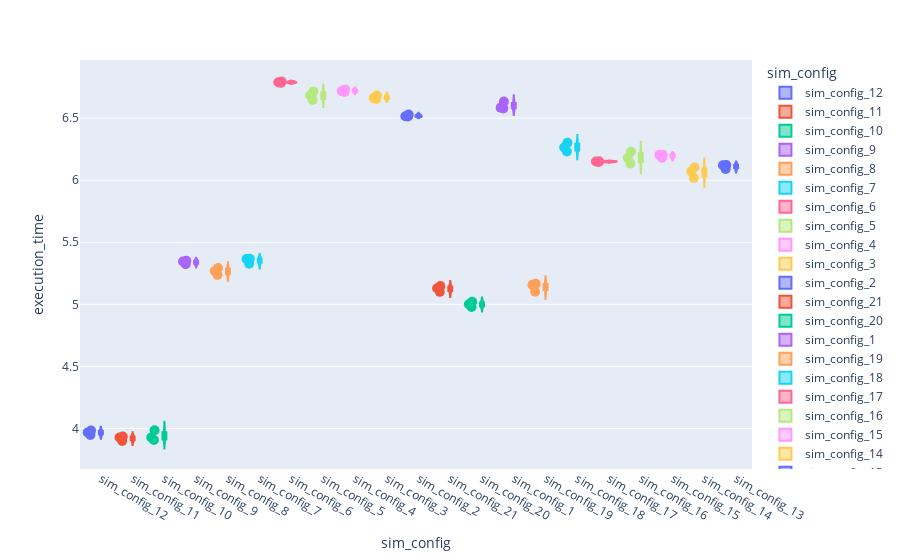

Source (notebook cell):
### Code cell
import plotly.express as px

fig = px.violin(df, x="sim_config", y="execution_time", color="sim_config", box=True, points='all')
fig.update_traces(marker_size=10)
fig.update_layout(scattermode="group", scattergap=1)
fig.update_yaxes(autorange="min reversed")
fig.show()

### Figure 1 — Plotly figure (JSON) as saved in the notebook; plotly's stock layout.template omitted (floating-point values rounded to 4 significant figures)
{"data": [{"alignmentgroup": "True", "box": {"visible": true}, "hovertemplate": "sim_config=%{x}<br>execution_time=%{y}<extra></extra>", "legendgroup": "sim_config_12", "marker": {"color": "#636efa", "size": 10}, "name": "sim_config_12", "offsetgroup": "sim_config_12", "orientation": "v", "points": "all", "scalegroup": "True", "showlegend": true, "type": "violin", "x": ["sim_config_12", "sim_config_12", "sim_config_12"], "x0": " ", "xaxis": "x", "y": [3.947, 3.983, 3.968], "y0": " ", "yaxis": "y"}, {"alignmentgroup": "True", "box": {"visible": true}, "hovertemplate": "sim_config=%{x}<br>execution_time=%{y}<extra></extra>", "legendgroup": "sim_config_11", "marker": {"color": "#EF553B", "size": 10}, "name": "sim_config_11", "offsetgroup": "sim_config_11", "orientation": "v", "points": "all", "scalegroup": "True", "showlegend": true, "type": "violin", "x": ["sim_config_11", "sim_config_11", "sim_config_11"], "x0": " ", "xaxis": "x", "y": [3.927, 3.936, 3.899], "y0": " ", "yaxis": "y"}, {"alignmentgroup": "True", "box": {"visible": true}, "hovertemplate": "sim_config=%{x}<br>execution_time=%{y}<extra></extra>", "legendgroup": "sim_config_10", "marker": {"color": "#00cc96", "size": 10}, "name": "sim_config_10", "offsetgroup": "sim_config_10", "orientation": "v", "points": "all", "scalegroup": "True", "showlegend": true, "type": "violin", "x": ["sim_config_10", "sim_config_10", "sim_config_10"], "x0": " ", "xaxis": "x", "y": [3.985, 3.907, 3.927], "y0": " ", "yaxis": "y"}, {"alignmentgroup": "True", "box": {"visible": true}, "hovertemplate": "sim_config=%{x}<br>execution_time=%{y}<extra></extra>", "legendgroup": "sim_config_9", "marker": {"color": "#ab63fa", "size": 10}, "name": "sim_config_9", "offsetgroup": "sim_config_9", "orientation": "v", "points": "all", "scalegroup": "True", "showlegend": true, "type": "violin", "x": ["sim_config_9", "sim_config_9", "sim_config_9"], "x0": " ", "xaxis": "x", "y": [5.322, 5.35, 5.345], "y0": " ", "yaxis": "y"}, {"alignmentgroup": "True", "box": {"visible": true}, "hovertemplate": "sim_config=%{x}<br>execution_time=%{y}<extra></extra>", "legendgroup": "sim_config_8", "marker": {"color": "#FFA15A", "size": 10}, "name": "sim_config_8", "offsetgroup": "sim_config_8", "orientation": "v", "points": "all", "scalegroup": "True", "showlegend": true, "type": "violin", "x": ["sim_config_8", "sim_config_8", "sim_config_8"], "x0": " ", "xaxis": "x", "y": [5.237, 5.268, 5.292], "y0": " ", "yaxis": "y"}, {"alignmentgroup": "True", "box": {"visible": true}, "hovertemplate": "sim_config=%{x}<br>execution_time=%{y}<extra></extra>", "legendgroup": "sim_config_7", "marker": {"color": "#19d3f3", "size": 10}, "name": "sim_config_7", "offsetgroup": "sim_config_7", "orientation": "v", "points": "all", "scalegroup": "True", "showlegend": true, "type": "violin", "x": ["sim_config_7", "sim_config_7", "sim_config_7"], "x0": " ", "xaxis": "x", "y": [5.365, 5.327, 5.367], "y0": " ", "yaxis": "y"}, {"alignmentgroup": "True", "box": {"visible": true}, "hovertemplate": "sim_config=%{x}<br>execution_time=%{y}<extra></extra>", "legendgroup": "sim_config_6", "marker": {"color": "#FF6692", "size": 10}, "name": "sim_config_6", "offsetgroup": "sim_config_6", "orientation": "v", "points": "all", "scalegroup": "True", "showlegend": true, "type": "violin", "x": ["sim_config_6", "sim_config_6", "sim_config_6"], "x0": " ", "xaxis": "x", "y": [6.784, 6.795, 6.789], "y0": " ", "yaxis": "y"}, {"alignmentgroup": "True", "box": {"visible": true}, "hovertemplate": "sim_config=%{x}<br>execution_time=%{y}<extra></extra>", "legendgroup": "sim_config_5", "marker": {"color": "#B6E880", "size": 10}, "name": "sim_config_5", "offsetgroup": "sim_config_5", "orientation": "v", "points": "all", "scalegroup": "True", "showlegend": true, "type": "violin", "x": ["sim_config_5", "sim_config_5", "sim_config_5"], "x0": " ", "xaxis": "x", "y": [6.684, 6.646, 6.714], "y0": " ", "yaxis": "y"}, {"alignmentgroup": "True", "box": {"visible": true}, "hovertemplate": "sim_config=%{x}<br>execution_time=%{y}<extra></extra>", "legendgroup": "sim_config_4", "marker": {"color": "#FF97FF", "size": 10}, "name": "sim_config_4", "offsetgroup": "sim_config_4", "orientation": "v", "points": "all", "scalegroup": "True", "showlegend": true, "type": "violin", "x": ["sim_config_4", "sim_config_4", "sim_config_4"], "x0": " ", "xaxis": "x", "y": [6.732, 6.711, 6.718], "y0": " ", "yaxis": "y"}, {"alignmentgroup": "True", "box": {"visible": true}, "hovertemplate": "sim_config=%{x}<br>execution_time=%{y}<extra></extra>", "legendgroup": "sim_config_3", "marker": {"color": "#FECB52", "size": 10}, "name": "sim_config_3", "offsetgroup": "sim_config_3", "orientation": "v", "points": "all", "scalegroup": "True", "showlegend": true, "type": "violin", "x": ["sim_config_3", "sim_config_3", "sim_config_3"], "x0": " ", "xaxis": "x", "y": [6.655, 6.682, 6.662], "y0": " ", "yaxis": "y"}, {"alignmentgroup": "True", "box": {"visible": true}, "hovertemplate": "sim_config=%{x}<br>execution_time=%{y}<extra></extra>", "legendgroup": "sim_config_2", "marker": {"color": "#636efa", "size": 10}, "name": "sim_config_2", "offsetgroup": "sim_config_2", "orientation": "v", "points": "all", "scalegroup": "True", "showlegend": true, "type": "violin", "x": ["sim_config_2", "sim_config_2", "sim_config_2"], "x0": " ", "xaxis": "x", "y": [6.528, 6.515, 6.513], "y0": " ", "yaxis": "y"}, {"alignmentgroup": "True", "box": {"visible": true}, "hovertemplate": "sim_config=%{x}<br>execution_time=%{y}<extra></extra>", "legendgroup": "sim_config_21", "marker": {"color": "#EF553B", "size": 10}, "name": "sim_config_21", "offsetgroup": "sim_config_21", "orientation": "v", "points": "all", "scalegroup": "True", "showlegend": true, "type": "violin", "x": ["sim_config_21", "sim_config_21", "sim_config_21"], "x0": " ", "xaxis": "x", "y": [5.1, 5.148, 5.129], "y0": " ", "yaxis": "y"}, {"alignmentgroup": "True", "box": {"visible": true}, "hovertemplate": "sim_config=%{x}<br>execution_time=%{y}<extra></extra>", "legendgroup": "sim_config_20", "marker": {"color": "#00cc96", "size": 10}, "name": "sim_config_20", "offsetgroup": "sim_config_20", "orientation": "v", "points": "all", "scalegroup": "True", "showlegend": true, "type": "violin", "x": ["sim_config_20", "sim_config_20", "sim_config_20"], "x0": " ", "xaxis": "x", "y": [4.978, 5.02, 5.001], "y0": " ", "yaxis": "y"}, {"alignmentgroup": "True", "box": {"visible": true}, "hovertemplate": "sim_config=%{x}<br>execution_time=%{y}<extra></extra>", "legendgroup": "sim_config_1", "marker": {"color": "#ab63fa", "size": 10}, "name": "sim_config_1", "offsetgroup": "sim_config_1", "orientation": "v", "points": "all", "scalegroup": "True", "showlegend": true, "type": "violin", "x": ["sim_config_1", "sim_config_1", "sim_config_1"], "x0": " ", "xaxis": "x", "y": [6.585, 6.578, 6.633], "y0": " ", "yaxis": "y"}, {"alignmentgroup": "True", "box": {"visible": true}, "hovertemplate": "sim_config=%{x}<br>execution_time=%{y}<extra></extra>", "legendgroup": "sim_config_19", "marker": {"color": "#FFA15A", "size": 10}, "name": "sim_config_19", "offsetgroup": "sim_config_19", "orientation": "v", "points": "all", "scalegroup": "True", "showlegend": true, "type": "violin", "x": ["sim_config_19", "sim_config_19", "sim_config_19"], "x0": " ", "xaxis": "x", "y": [5.101, 5.165, 5.157], "y0": " ", "yaxis": "y"}, {"alignmentgroup": "True", "box": {"visible": true}, "hovertemplate": "sim_config=%{x}<br>execution_time=%{y}<extra></extra>", "legendgroup": "sim_config_18", "marker": {"color": "#19d3f3", "size": 10}, "name": "sim_config_18", "offsetgroup": "sim_config_18", "orientation": "v", "points": "all", "scalegroup": "True", "showlegend": true, "type": "violin", "x": ["sim_config_18", "sim_config_18", "sim_config_18"], "x0": " ", "xaxis": "x", "y": [6.231, 6.264, 6.303], "y0": " ", "yaxis": "y"}, {"alignmentgroup": "True", "box": {"visible": true}, "hovertemplate": "sim_config=%{x}<br>execution_time=%{y}<extra></extra>", "legendgroup": "sim_config_17", "marker": {"color": "#FF6692", "size": 10}, "name": "sim_config_17", "offsetgroup": "sim_config_17", "orientation": "v", "points": "all", "scalegroup": "True", "showlegend": true, "type": "violin", "x": ["sim_config_17", "sim_config_17", "sim_config_17"], "x0": " ", "xaxis": "x", "y": [6.151, 6.153, 6.147], "y0": " ", "yaxis": "y"}, {"alignmentgroup": "True", "box": {"visible": true}, "hovertemplate": "sim_config=%{x}<br>execution_time=%{y}<extra></extra>", "legendgroup": "sim_config_16", "marker": {"color": "#B6E880", "size": 10}, "name": "sim_config_16", "offsetgroup": "sim_config_16", "orientation": "v", "points": "all", "scalegroup": "True", "showlegend": true, "type": "violin", "x": ["sim_config_16", "sim_config_16", "sim_config_16"], "x0": " ", "xaxis": "x", "y": [6.229, 6.179, 6.135], "y0": " ", "yaxis": "y"}, {"alignmentgroup": "True", "box": {"visible": true}, "hovertemplate": "sim_config=%{x}<br>execution_time=%{y}<extra></extra>", "legendgroup": "sim_config_15", "marker": {"color": "#FF97FF", "size": 10}, "name": "sim_config_15", "offsetgroup": "sim_config_15", "orientation": "v", "points": "all", "scalegroup": "True", "showlegend": true, "type": "violin", "x": ["sim_config_15", "sim_config_15", "sim_config_15"], "x0": " ", "xaxis": "x", "y": [6.205, 6.204, 6.181], "y0": " ", "yaxis": "y"}, {"alignmentgroup": "True", "box": {"visible": true}, "hovertemplate": "sim_config=%{x}<br>execution_time=%{y}<extra></extra>", "legendgroup": "sim_config_14", "marker": {"color": "#FECB52", "size": 10}, "name": "sim_config_14", "offsetgroup": "sim_config_14", "orientation": "v", "points": "all", "scalegroup": "True", "showlegend": true, "type": "violin", "x": ["sim_config_14", "sim_config_14", "sim_config_14"], "x0": " ", "xaxis": "x", "y": [6.018, 6.07, 6.102], "y0": " ", "yaxis": "y"}, {"alignmentgroup": "True", "box": {"visible": true}, "hovertemplate": "sim_config=%{x}<br>execution_time=%{y}<extra></extra>", "legendgroup": "sim_config_13", "marker": {"color": "#636efa", "size": 10}, "name": "sim_config_13", "offsetgroup": "sim_config_13", "orientation": "v", "points": "all", "scalegroup": "True", "showlegend": true, "type": "violin", "x": ["sim_config_13", "sim_config_13", "sim_config_13"], "x0": " ", "xaxis": "x", "y": [6.122, 6.121, 6.091], "y0": " ", "yaxis": "y"}], "layout": {"legend": {"title": {"text": "sim_config"}, "tracegroupgap": 0}, "margin": {"t": 60}, "scattergap": 1, "scattermode": "group", "violinmode": "overlay", "xaxis": {"anchor": "y", "categoryarray": ["sim_config_12", "sim_config_11", "sim_config_10", "sim_config_9", "sim_config_8", "sim_config_7", "sim_config_6", "sim_config_5", "sim_config_4", "sim_config_3", "sim_config_2", "sim_config_21", "sim_config_20", "sim_config_1", "sim_config_19", "sim_config_18", "sim_config_17", "sim_config_16", "sim_config_15", "sim_config_14", "sim_config_13"], "categoryorder": "array", "domain": [0, 1], "title": {"text": "sim_config"}}, "yaxis": {"anchor": "x", "autorange": "min reversed", "domain": [0, 1], "title": {"text": "execution_time"}}}}
